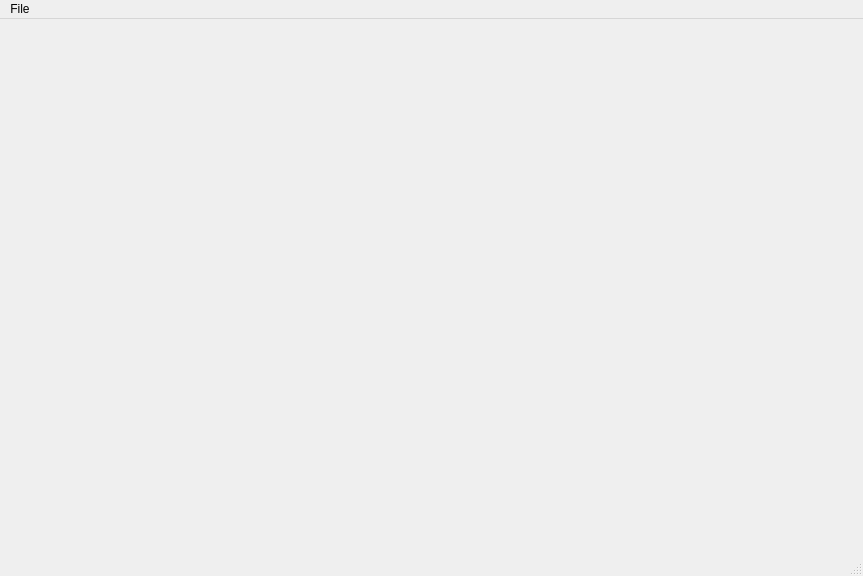
<?xml version="1.0" encoding="UTF-8"?>
<ui version="4.0">
 <class>EditorWindow</class>
 <widget class="QMainWindow" name="EditorWindow">
  <property name="geometry">
   <rect>
    <x>0</x>
    <y>0</y>
    <width>863</width>
    <height>576</height>
   </rect>
  </property>
  <property name="windowTitle">
   <string>MainWindow</string>
  </property>
  <widget class="QWidget" name="centralwidget"/>
  <widget class="QMenuBar" name="menubar">
   <property name="geometry">
    <rect>
     <x>0</x>
     <y>0</y>
     <width>863</width>
     <height>27</height>
    </rect>
   </property>
   <widget class="QMenu" name="menuFile">
    <property name="title">
     <string>File</string>
    </property>
    <addaction name="actionHost"/>
    <addaction name="actionConnect"/>
    <addaction name="actionSave"/>
    <addaction name="actionSaveAs"/>
    <addaction name="actionAbout"/>
   </widget>
   <addaction name="menuFile"/>
  </widget>
  <widget class="QStatusBar" name="statusbar"/>
  <action name="actionHost">
   <property name="text">
    <string>Host</string>
   </property>
  </action>
  <action name="actionSave">
   <property name="text">
    <string>Save locally</string>
   </property>
  </action>
  <action name="actionAbout">
   <property name="text">
    <string>About</string>
   </property>
  </action>
  <action name="actionConnect">
   <property name="text">
    <string>Connect</string>
   </property>
  </action>
  <action name="actionSaveAs">
   <property name="text">
    <string>Save as</string>
   </property>
  </action>
 </widget>
 <resources/>
 <connections/>
</ui>
